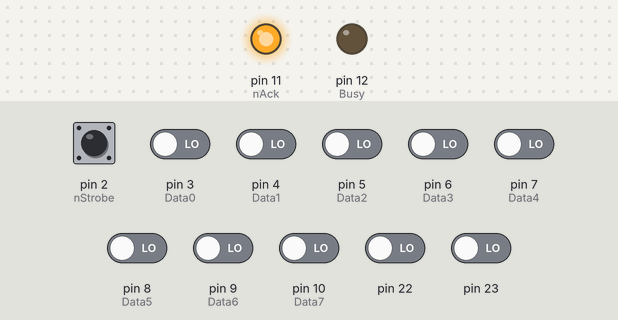
A sketch run on a simulated Arduino Mega 2560, built with avr-gcc and run on an emulated ATmega2560. Parts: output pins drawn as LEDs (lit = HIGH). Dashed ring = blinking. The test bench sets the inputs (shaded band); at power-on: pin 2 (nStrobe) HIGH, pin 3 (Data0), pin 4 (Data1), pin 5 (Data2), pin 6 (Data3), pin 7 (Data4), pin 8 (Data5), pin 9 (Data6), pin 10 (Data7), pin 22, pin 23 LOW. What the sketch prints to the serial monitor is not drawn.

Above: at 1.3 s.
1.4 s: pin 2 (nStrobe) driven LOW
At 2.1 s:
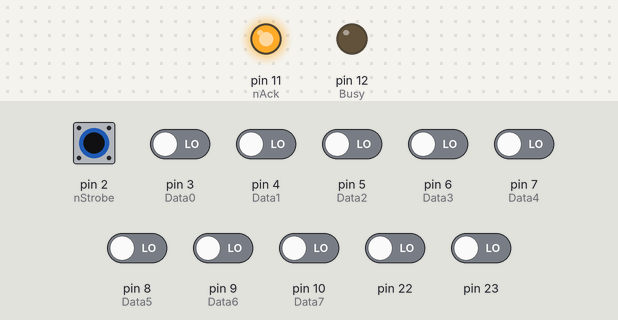
2.9 s: pin 2 (nStrobe) pulsed HIGH 2 times (0.12 s each, 0.3 s apart)
At 3.2 s:
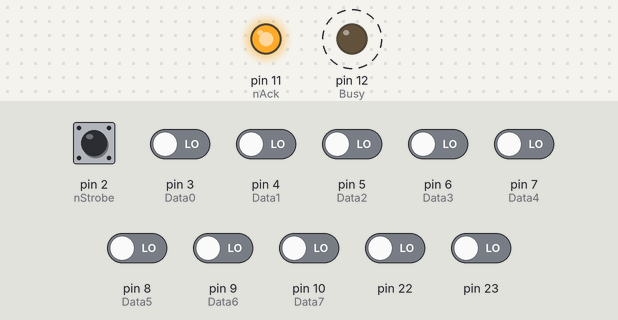
5.0 s: pin 2 (nStrobe) pulsed HIGH 5 times (0.12 s each, 0.3 s apart)
At 5.6 s:
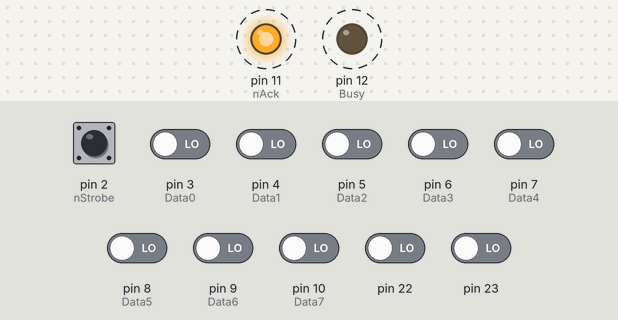
Timing chart, 0 to 8.0 s (numbered marks = the images above; inputs shaded):
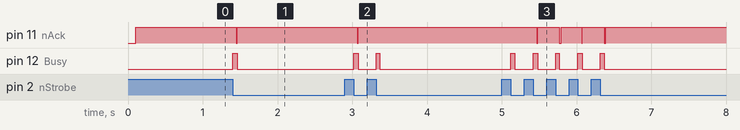

The sketch:

TitratorDL53_LPT_5.ino
```cpp
/*************************************************************************************************************************************************************
 * PrinterCaptureInterrupt.ino
 * Monitor a parallel port printer output and capture each character. Output the  character on the USB serial port so it can be captured in a terminal program.
 * By............: Paul Jewell
 * Date..........: 29th January 2015
 * Version.......: 0.1a
 * Modification : Change Interrupt Routine so Arduino respond "faster" to Printer Writing Busy Signal directly from interrupt routine
 *                Ecirbaf 12 Jan 2017 Test on a PC with a "generic Printer Text only" printer Printing a test page OK
 *                Even if using somme accent characters    Depend How your Terminal Software is handling that.
 *------------------------------------------------------------------------------------------------------------------------------------------------------------
 * Wiring Layout
 * Parallel Port Output               Arduino Input
 * --------------------               -------------
 * Name      Dir.   Pin                Name    Pin
 * ----      ----   ---                ----    ---
 * nSTROBE    >       1................INT0      2 (as interupt)
 * DATA BYTE  >     2-9.......................3-10
 * nACK       <      10.........................11
 * BUSY       <      11.........................12
 * OutofPaper <      12................GND
 * Selected   <      13.................5v
 * GND        <>  18-25................GND
 * ----------------------------------------------------------------------------------------------------------------------------------------------------
 *********************  Timing Event Order  *************************
  (A) DATA must be valid prior to STROBE going LOW.
  (B) STROBE* must go LOW for 1.5usec +/- 500nsec, then go HIGH.
  (C) BUSY must go HIGH within 500nsec of STROBE going LOW.
  (D) When the printer is ready to acknowledge the data, ACK* must go LOW for at least 5usec before going HIGH.
  (E) BUSY must go LOW within 5usec of ACK* going LOW.
  (F) ACK* must go HIGH within 5usec of BUSY going LOW.
  (G) DATA may go invalid after ACK goes HIGH.
  ----------------------------------------------
  Abbreviation     Name                Code (Hex)
  ----------------------------------------------
      NUL          Null                0x00
      LF           Line Feed           0x0A
      ESC          Escape              0x1B
      GS           Group Separator     0x1D
  ----------------------------------------------
 ************************************************************************************************************************************/
//#define LEN 256
#include <SPI.h>
#include <TimerOne.h>

int nStrobe = 2;
int Data0   = 3;
int Data1   = 4;
int Data2   = 5;
int Data3   = 6;
int Data4   = 7;
int Data5   = 8;
int Data6   = 9;
int Data7   = 10;
int nAck    = 11;
int Busy    = 12;

//enum States {
//  READY,
//  BUSY,
//  ACK,
//  STDBY
//} State;

enum States {
  READY,
  BUSY,
  ACK
} State;

//-----------------------------------------------------------------------------------------------------------------------------------------------------------------
//-----------------------------------------------------------------------------------------------------------------------------------------------------------------
//----------------------------------------------------------------------------------------------------------------------------------------------------------------------
//-----------------------------------------------------------------------------------------------------------------------------------------------------------------
//-----------------------------------------------------------------------------------------------------------------------------------------------------------------
//-----------------------------------------------------------------------------------------------------------------------------------------------------------------

void setup() {
  //for (int n = Data0; n < (Data7+1); n++) {
  //  pinMode(n, INPUT_PULLUP);
  //}
  // Configure pins
  pinMode(nStrobe, INPUT_PULLUP);
  pinMode(Data0, INPUT_PULLUP);
  pinMode(Data1, INPUT_PULLUP);
  pinMode(Data2, INPUT_PULLUP);
  pinMode(Data3, INPUT_PULLUP);
  pinMode(Data4, INPUT_PULLUP);
  pinMode(Data5, INPUT_PULLUP);
  pinMode(Data6, INPUT_PULLUP);
  pinMode(Data7, INPUT_PULLUP);
  pinMode(22, INPUT_PULLUP);
  pinMode(23, INPUT_PULLUP);

digitalWrite(nStrobe, LOW);
digitalWrite(Data0, LOW);
digitalWrite(Data1, LOW);
digitalWrite(Data2, LOW);
digitalWrite(Data3, LOW);
digitalWrite(Data4, LOW);
digitalWrite(Data5, LOW);
digitalWrite(Data6, LOW);
digitalWrite(Data7, LOW);

digitalWrite(22, LOW);
digitalWrite(23, LOW);

  pinMode(nAck, OUTPUT);
  pinMode(Busy, OUTPUT);

  Serial.begin(9600);    // ** Actual com port could at least go this speed  ** //
  //while (!Serial) {   ;   }

  attachInterrupt(0,Interrupt,FALLING);  // ** Name :Interrupt,  was clearer for me than DataReady  ** //

  State = READY;
  delay(100);
  Serial.println("Initialised");
}
//-----------------------------------------------------------------------------------------------------

void loop() {
  Serial.print(State);
  Serial.print(" ");
  Serial.print(digitalRead(nStrobe));
  Serial.print(" ");
  Serial.print(digitalRead(nAck));
  Serial.print("    ");
  Serial.print(digitalRead(22));
  Serial.print(" ");
  Serial.print(digitalRead(23));
  Serial.print("             ");

//  Serial.print(analogRead(A0));
//  Serial.println("-");
//  Serial.print(analogRead(A1));
//  Serial.println("-");
//  Serial.print(analogRead(A2));
//  Serial.println("-");
//  Serial.print(analogRead(A3));
//  Serial.println("-");
//  Serial.print(analogRead(A4));
//  Serial.println("-");
//  Serial.print(analogRead(A5));
//  Serial.println("-");


  switch (State) {
    case READY:
      Serial.print("++READY++");
      digitalWrite(Busy, LOW);
      digitalWrite(nAck, HIGH);
      //Serial.println("");
      break;

    case BUSY: // nStrobe signal received by interrupt handler
      Serial.print("++BUSY++");
      digitalWrite(Busy, HIGH);
      ProcessChar();
      State = ACK;
      break;
// ** All this case is made during Interrupt (Avoid some missed characters with "fast" printer) **

    case ACK:
      Serial.print("++ACK++");
      digitalWrite(nAck,LOW);
      delay(1); //milliseconds. Specification minimum = 5 us    ** Reduced to 1 is ok **
      State = READY;
      break;
  }
//Serial.println("");
}
//------------------------------------------------------
void Interrupt() {
    digitalWrite(Busy, HIGH);
    ProcessChar();
    State = ACK;
}
//------------------------------------------------------

void ProcessChar() {
  Serial.print("-");
  Serial.print(State);
  Serial.print(" ");
  Serial.print(digitalRead(nStrobe));
  Serial.print(" ");
  Serial.print(digitalRead(nAck));
  Serial.print(" ");
  Serial.print(digitalRead(22));
  Serial.print(" ");
  Serial.print(digitalRead(23));
  Serial.print("----");

  byte Char;

  Char = digitalRead(Data0) +
         (digitalRead(Data1) << 1) +
         (digitalRead(Data2) << 2) +
         (digitalRead(Data3) << 3) +
         (digitalRead(Data4) << 4) +
         (digitalRead(Data5) << 5) +
         (digitalRead(Data6) << 6) +
         (digitalRead(Data7) << 7);
Serial.print(digitalRead(Data0));
Serial.print(digitalRead(Data1));
Serial.print(digitalRead(Data2));
Serial.print(digitalRead(Data3));
Serial.print(digitalRead(Data4));
Serial.print(digitalRead(Data5));
Serial.print(digitalRead(Data6));
Serial.print(digitalRead(Data7));
  Serial.print("___________");
  Serial.print(Char, HEX);
  Serial.print("___");
  Serial.print(Char, OCT);
  Serial.print("___");
  Serial.print(Char, DEC);
  Serial.print("___");
  Serial.print((char)Char);
Serial.println("");

}
```

Measured:
- after the input at 1.4 s, pin 11 (nAck): HIGH → LOW after 0.05 s, → HIGH 0.01 s later; pin 12 (Busy): LOW → HIGH at once, → LOW 0.06 s later
- after the input at 2.9 s, pin 11 (nAck): HIGH → LOW after 0.17 s, → HIGH 0.01 s later; pin 12 (Busy): alternates HIGH for 0.06 s and LOW for 0.24 s, 4 changes in all, then stays LOW, starting after 0.12 s
- after the input at 5.0 s, pin 11 (nAck): alternates HIGH for 0.29 s and LOW for 0.02 s, 8 changes in all, then stays HIGH, starting after 0.47 s; pin 12 (Busy): alternates HIGH for 0.05 s and LOW for 0.25 s, 10 changes in all, then stays LOW, starting after 0.12 s
